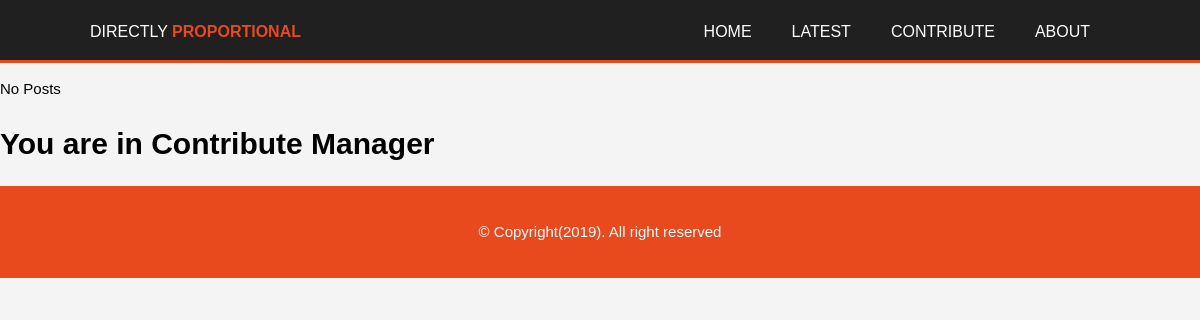
The page /draft/contributions/ on the database as committed earlier.
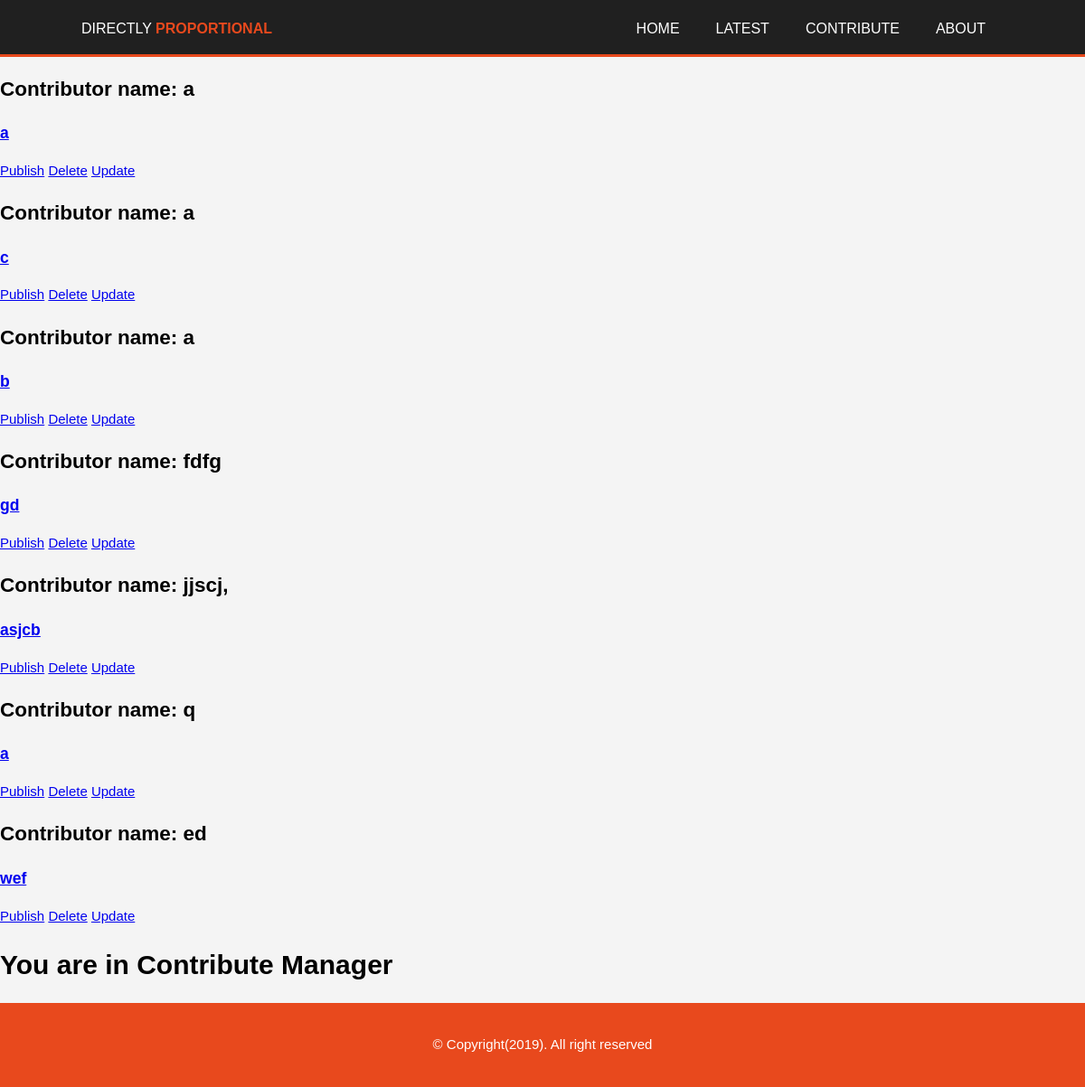
The same page on the database as committed later.
### blog/models.py (models this page shows, shortened)
class Post(models.Model):
    title = models.CharField(max_length=500)
    content = RichTextField(blank=True, null=True, config_name="default")
    image = models.ImageField(upload_to='blog_images/', null=True)
    created_date = models.DateTimeField(default=datetime.datetime.now())
    published_date = models.DateTimeField(blank=True, null=True)
    contribute = models.CharField(max_length=50, null=True)

### blog/views.py (the view)
# urls.py: path('draft/contributions/', views.ContributePostList.as_view(), name="contribute_list"),
class ContributePostList(ListView):
    model = Post
    template_name = 'blog/contribute_manage.html'
    login_url = '/blog/login'
    context_object_name = 'draft_list'
    redirect_field_name = login_url
    def get_queryset(self):
        return Post.objects.filter(contribute__isnull=False, published_date__isnull=True)

### template/blog/contribute_manage.html
{% extends 'base.html'%}
{% block content %}
{% if draft_list %}
    {% for draft in draft_list %}
        <p>
                <div class="Post">
                    <h2>Contributor name: {{draft.contribute}}</h2>
                    <h3><a href="{% url 'blog:post_detail' pk=draft.pk %}"> {{draft.title}} </a></h3>
                       <a href="{% url 'blog:publish' pk=draft.pk %}">Publish</a>
                       <a href="{% url 'blog:delete_contribute' pk=draft.pk %}">Delete</a>
                       <a href="{% url 'blog:update_post' pk=draft.pk %}">Update</a>
                </div>
        </p>
    {% endfor %}
{% else %}
<p>No Posts</p>
{% endif %}
<h1> You are in Contribute Manager</h1>
{% endblock %}

Rows that differ between the two databases and show on the page:
added Post: contribute "a", title "a"
added Post: contribute "a", title "c"
added Post: contribute "a", title "b"
added Post: contribute "fdfg", title "gd"
added Post: contribute "jjscj,", title "asjcb"
added Post: contribute "q", title "a"
added Post: contribute "ed", title "wef"
Other text that changed with them:
text no longer shown: "No Posts"
